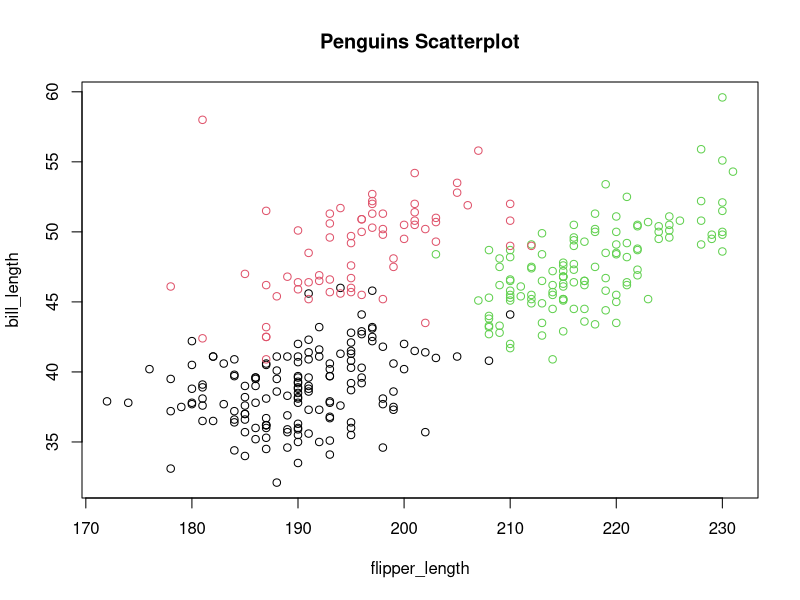

Write R code to recreate this figure.
## ---- chunk 1
data("penguins", package = "palmerpenguins")
names(penguins)
levels(penguins$species)
levels(penguins$island)
nrow(penguins)
ncol(penguins)
mean(penguins$flipper_length_mm, na.rm = TRUE)

plot(penguins$flipper_length_mm, penguins$bill_length_mm, main = "Penguins Scatterplot",
   xlab = "flipper_length", ylab = "bill_length", col = penguins$species)

library(tidyverse)
ggsave("Penguins_scatter_plot.pdf")
## ---- chunk 2

hw2_df = tibble(
  vec_numeric = rnorm(n = 10),
  vec_logical = vec_numeric > 0,
  vec_char = c('a','b','c','d','e','f','g','h','i','j'),
  vec_factor = factor(c("tall", "grande", "venti", "tall", "grande", "venti", "tall", "grande", "venti", "tall" ))
)

mean(pull(hw2_df,vec_numeric))
mean(pull(hw2_df,vec_logical))
mean(pull(hw2_df,vec_char))
mean(pull(hw2_df,vec_factor))

